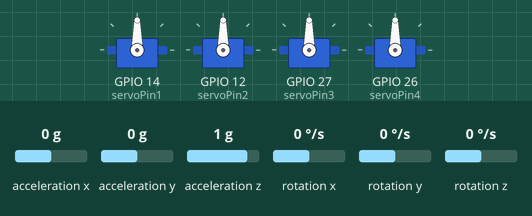
A sketch run on a simulated ESP32. On the bench: 4 × servo. Wiring (inferred from the names in the program): MPU-6050 motion sensor at I2C address 0x68. Inputs (shaded band) come from the test bench; at power-on: acceleration x 0 g, acceleration y 0 g, acceleration z 1 g, rotation x 0 °/s, rotation y 0 °/s, rotation z 0 °/s. Nothing arrives over Bluetooth unless stated; what the sketch prints to the serial monitor is not drawn.

Above: at 3.3 s.
3.4 s: acceleration x set to -1.4 g
At 6.2 s:
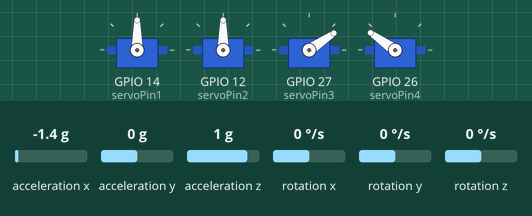
6.4 s: acceleration y set to -1.4 g
At 9.0 s:
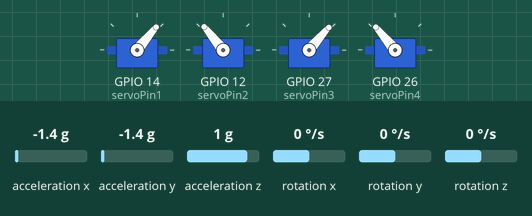
9.4 s: acceleration x set to -0.8 g
11.9 s: acceleration y set to -0.8 g
At 12.06 s:
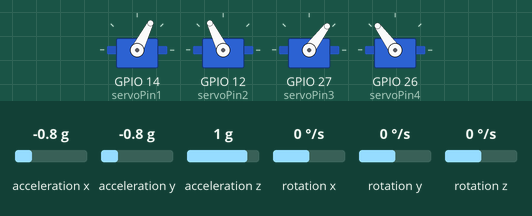
14.9 s: acceleration z set to -1.4 g
17.9 s: acceleration z set to 0 g
At 18.05 s:
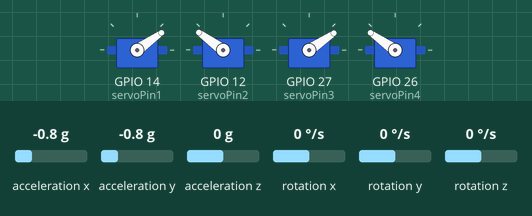
Timing chart, 0 to 21.4 s (numbered marks = the images above; inputs shaded):
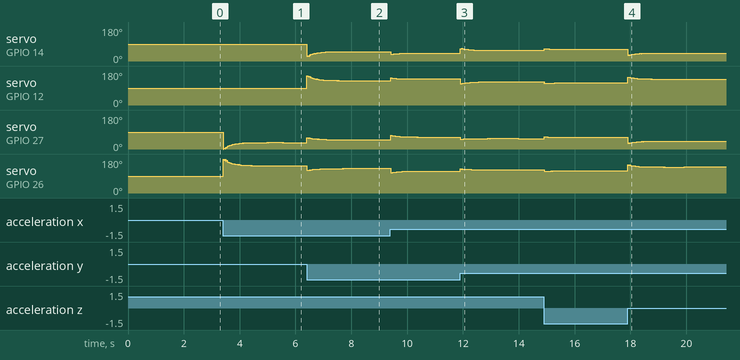

The sketch:

gyroscope_esp32_PID_control.ino
```cpp
// PID 제어

#include <Wire.h>
#include <ESP32Servo.h>       // ESP32용 서보 라이브러리 추가
#include "BluetoothSerial.h"  // ESP32의 블루투스 시리얼 라이브러리 추가

const int MPU_ADDR = 0x68;                  // I2C 통신을 위한 MPU6050의 주소
int16_t AcX, AcY, AcZ, Tmp, GyX, GyY, GyZ;  // 가속도와 자이로
double angleAcX, angleAcY, angleAcZ;
double angleGyX, angleGyY, angleGyZ;
double angleFiX, angleFiY, angleFiZ;

const double RADIAN_TO_DEGREE = 180 / 3.14159;
const double DEG_PER_SEC = 32767 / 250;
const double ALPHA = 1 / (1 + 0.04);

unsigned long now = 0;
unsigned long past = 0;
double dt = 0;

// PID 제어 변수
double integralX = 0;
double integralY = 0;
double lastErrorX = 0;
double lastErrorY = 0;

double averAcX, averAcY, averAcZ;
double averGyX, averGyY, averGyZ;

// 자이로 센서 초기 캘리브레이션을 위한 오프셋
double offsetGyX = 0, offsetGyY = 0, offsetGyZ = 0;

// MG995 서보 모터 4개 사용
Servo mg995_1;
Servo mg995_2;
Servo mg995_3;
Servo mg995_4;

// ESP32에서 사용할 핀 번호 설정
int servoPin1 = 14;  // 서보 모터 1
int servoPin2 = 12;  // 서보 모터 2
int servoPin3 = 27;  // 서보 모터 3
int servoPin4 = 26;  // 서보 모터 4

// ESP32의 블루투스 시리얼 객체 생성
BluetoothSerial bluetooth;

// 이동 평균 필터용 배열 및 크기
#define FILTER_SIZE 10
double gyroXData[FILTER_SIZE];
double gyroYData[FILTER_SIZE];
double gyroZData[FILTER_SIZE];
int filterIndex = 0;

// 제어 모드: 0 = 자동 모드, 1 = 수동 모드
int controlMode = 0;
int previousControlMode = -1;  // 이전 모드를 추적하는 변수

// 서보 모터의 현재 각도를 추적하는 변수
int currentAngleX1 = 90;  // 서보 모터 1
int currentAngleX2 = 90;  // 서보 모터 2
int currentAngleY1 = 90;  // 서보 모터 3
int currentAngleY2 = 90;  // 서보 모터 4

// 수동 모드에서 서보 모터 목표 각도를 저장하는 변수
int targetAngleX = 90;
int targetAngleY = 90;

// 보정용 오프셋 각도
double offsetAngleX = 0;
double offsetAngleY = 0;

// PID 상수 (비례, 적분, 미분)
double Kp = 1.0;   // 비례 상수 (기존 2.0에서 1.0으로 감소)
double Ki = 0.005; // 적분 상수 (기존 0.01에서 0.005로 감소)
double Kd = 0.5;   // 미분 상수 (기존 1.0에서 0.5로 감소)

// 이동 평균 필터 함수
double movingAverage(double data[], double newData) {
  data[filterIndex] = newData;
  double sum = 0;
  for (int i = 0; i < FILTER_SIZE; i++) {
    sum += data[i];
  }
  return sum / FILTER_SIZE;
}

void setup() {
  // MPU6050 초기화
  initSensor();
  Serial.begin(9600);
  bluetooth.begin("ESP32_Gyroscope");

  // 자이로 캘리브레이션
  calibrateGyro();

  past = millis();

  // 서보 모터 핀에 연결
  mg995_1.attach(servoPin1);
  mg995_2.attach(servoPin2);
  mg995_3.attach(servoPin3);
  mg995_4.attach(servoPin4);

  mg995_1.write(90);
  mg995_2.write(90);
  mg995_3.write(90);
  mg995_4.write(90);

  delay(1000);  // 초기화 후 서보 모터가 위치를 잡을 시간 제공
}

void loop() {
  // 블루투스로 들어온 명령 확인 (모드 전환 및 수동 제어 모드의 각도 수신)
  if (bluetooth.available()) {
    String command = bluetooth.readStringUntil('c');  // 블루투스에서 들어온 값을 읽음

    // 모드 전환 명령
    if (command == "AUTO") {
      controlMode = 0;  // 자동 모드로 전환
      offsetAngleX = angleFiX;
      offsetAngleY = angleFiY;          // Y값은 그대로 유지
    } else if (command == "MANUAL") {
      controlMode = 1;  // 수동 모드로 전환
    }

    // 수동 모드에서 들어온 각도 값 (예: "X:90 Y:80" 형식으로 받는다고 가정)
    if (controlMode == 1) {
      if (command.startsWith("X:")) {
        int xIndex = command.indexOf("X:") + 2;
        targetAngleX = command.substring(xIndex).toInt();
        Serial.print("수동 모드에서 받은 목표 각도 - X: ");
        Serial.println(targetAngleX);
      } else if (command.startsWith("Y:")) {
        int yIndex = command.indexOf("Y:");
        targetAngleY = command.substring(yIndex + 2).toInt();
        Serial.print("수동 모드에서 받은 목표 각도 - Y: ");
        Serial.println(targetAngleY);
      }
    }
  }

  // 이전 모드와 현재 모드를 비교하여 출력 (모드가 변경될 때만)
  if (previousControlMode != controlMode) {
    if (controlMode == 0) {
      Serial.println("현재 모드: 자동 제어 모드");
    } else if (controlMode == 1) {
      Serial.println("현재 모드: 수동 제어 모드");
    }
    previousControlMode = controlMode;  // 이전 모드를 현재 모드로 업데이트
  }

  // 자동 제어 모드
  if (controlMode == 0) {
    // 자이로 센서 데이터 수집 및 dt 계산
    getData();
    getDT();

    // 가속도 기반 각도 계산
    angleAcX = atan(AcY / sqrt(pow(AcX, 2) + pow(AcZ, 2))) * RADIAN_TO_DEGREE;
    angleAcY = atan(-AcX / sqrt(pow(AcY, 2) + pow(AcZ, 2))) * RADIAN_TO_DEGREE;

    // 자이로 기반 각도 계산 (캘리브레이션 오프셋 적용 및 필터링)
    angleGyX = movingAverage(gyroXData, ((GyX - offsetGyX) / DEG_PER_SEC) * dt);
    angleGyY = movingAverage(gyroYData, ((GyY - offsetGyY) / DEG_PER_SEC) * dt);
    angleGyZ = movingAverage(gyroZData, ((GyZ - offsetGyZ) / DEG_PER_SEC) * dt);

    // 상보 필터 적용
    double angleTmpX = angleFiX + angleGyX * dt;
    double angleTmpY = angleFiY + angleGyY * dt;
    angleFiX = ALPHA * angleTmpX + (1.0 - ALPHA) * angleAcX;
    angleFiY = ALPHA * angleTmpY + (1.0 - ALPHA) * angleAcY;
    angleFiZ = angleGyZ;

    // 각도 오차 계산 (오프셋을 적용)
    double errorX = 0 - (angleFiX - offsetAngleX);
    double errorY = 0 - (angleFiY - offsetAngleY);

    // PID 적분 계산
    integralX += errorX * dt;
    integralY += errorY * dt;

    // PID 미분 계산
    double derivativeX = (errorX - lastErrorX) / dt;
    double derivativeY = (errorY - lastErrorY) / dt;

    // PID 제어 계산
    double correctionX = Kp * errorX + Ki * integralX + Kd * derivativeX;
    double correctionY = Kp * errorY + Ki * integralY + Kd * derivativeY;

    // 서보 모터 각도 계산 및 제한 (0 ~ 180도 사이로 제한)
    int servoAngleX1 = constrain(90 - correctionX, 0, 180);
    int servoAngleX2 = constrain(90 + correctionX, 0, 180);
    int servoAngleY1 = constrain(90 + correctionY, 0, 180);
    int servoAngleY2 = constrain(90 - correctionY, 0, 180);

    // 서보 모터 제어 (자동 모드)
    mg995_1.write(servoAngleX1);
    mg995_2.write(servoAngleX2);
    mg995_3.write(servoAngleY1);
    mg995_4.write(servoAngleY2);

    // 자이로 데이터 블루투스로 전송 (angleFiX, angleFiY 값)
    sendGyroDataToBluetooth();

    // 이전 오차 저장
    lastErrorX = errorX;
    lastErrorY = errorY;
  }

  // 수동 제어 모드
  if (controlMode == 1) {
    // 현재 각도에서 목표 각도로 서서히 이동 (1도씩)
    if (currentAngleX1 < targetAngleX) {
      currentAngleX1++;
      currentAngleX2--;
    } else if (currentAngleX1 > targetAngleX) {
      currentAngleX1--;
      currentAngleX2++;
    }

    if (currentAngleY1 < targetAngleY) {
      currentAngleY1++;
      currentAngleY2--;
    } else if (currentAngleY1 > targetAngleY) {
      currentAngleY1--;
      currentAngleY2++;
    }

    // 서보 모터에 새로운 각도 적용
    mg995_1.write(currentAngleX1);
    mg995_2.write(currentAngleX2);
    mg995_3.write(currentAngleY1);
    mg995_4.write(currentAngleY2);
  }

  delay(10);  // 주기적으로 제어 (딜레이 줄임)

  filterIndex = (filterIndex + 1) % FILTER_SIZE;
}

void initSensor() {
  Wire.begin();
  Wire.beginTransmission(MPU_ADDR);
  Wire.write(0x6B);
  Wire.write(0);
  Wire.endTransmission(true);
}

void getData() {
  Wire.beginTransmission(MPU_ADDR);
  Wire.write(0x3B);
  Wire.endTransmission(false);
  Wire.requestFrom(MPU_ADDR, 14, true);
  AcX = Wire.read() << 8 | Wire.read();
  AcY = Wire.read() << 8 | Wire.read();
  AcZ = Wire.read() << 8 | Wire.read();
  Tmp = Wire.read() << 8 | Wire.read();
  GyX = Wire.read() << 8 | Wire.read();
  GyY = Wire.read() << 8 | Wire.read();
  GyZ = Wire.read() << 8 | Wire.read();
}

void getDT() {
  now = millis();
  dt = (now - past) / 1000.0;
  past = now;
}

void calibrateGyro() {
  double sumGyX = 0, sumGyY = 0, sumGyZ = 0;
  for (int i = 0; i < 100; i++) {
    getData();
    sumGyX += GyX;
    sumGyY += GyY;
    sumGyZ += GyZ;
    delay(10);
  }
  offsetGyX = sumGyX / 100;
  offsetGyY = sumGyY / 100;
  offsetGyZ = sumGyZ / 100;
}

// 자이로 데이터를 블루투스로 전송하는 함수
void sendGyroDataToBluetooth() {
  String gyroData = String(angleFiX) + ", " + String(angleFiY);
  bluetooth.println(gyroData);  // 블루투스로 angleFiX, angleFiY 값 전송
}
```
